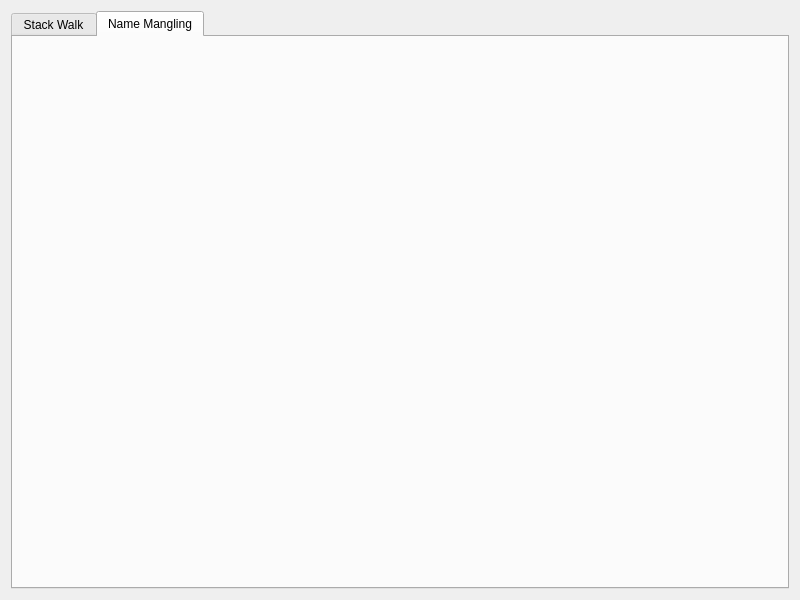
<?xml version="1.0" encoding="UTF-8"?>
<ui version="4.0">
 <class>TableBox</class>
 <widget class="QWidget" name="TableBox">
  <property name="geometry">
   <rect>
    <x>0</x>
    <y>0</y>
    <width>800</width>
    <height>600</height>
   </rect>
  </property>
  <property name="minimumSize">
   <size>
    <width>800</width>
    <height>600</height>
   </size>
  </property>
  <property name="windowTitle">
   <string>Form</string>
  </property>
  <layout class="QHBoxLayout" name="horizontalLayout_2">
   <item>
    <layout class="QHBoxLayout" name="horizontalLayout">
     <property name="sizeConstraint">
      <enum>QLayout::SetDefaultConstraint</enum>
     </property>
     <item>
      <widget class="QTabWidget" name="tabWidget">
       <property name="currentIndex">
        <number>1</number>
       </property>
       <widget class="QWidget" name="stackWalkTab">
        <attribute name="title">
         <string>Stack Walk</string>
        </attribute>
        <layout class="QHBoxLayout" name="horizontalLayout_4">
         <item>
          <layout class="QHBoxLayout" name="stackWalkLayout"/>
         </item>
        </layout>
       </widget>
       <widget class="QWidget" name="nameMangleTab">
        <attribute name="title">
         <string>Name Mangling</string>
        </attribute>
        <layout class="QHBoxLayout" name="horizontalLayout_5">
         <item>
          <layout class="QHBoxLayout" name="nameMangleLayout"/>
         </item>
        </layout>
       </widget>
      </widget>
     </item>
    </layout>
   </item>
  </layout>
 </widget>
 <resources/>
 <connections/>
</ui>
